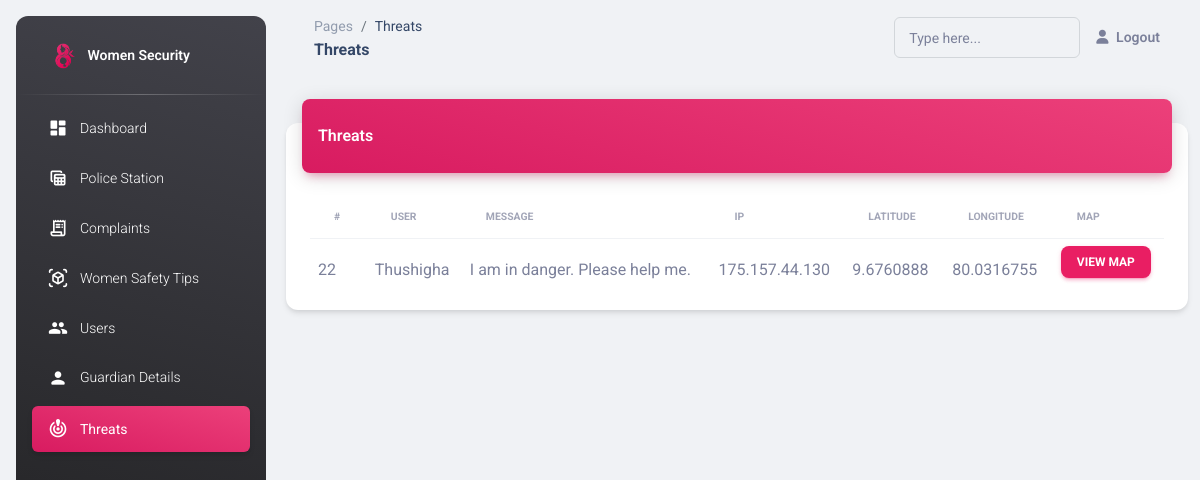
The page /System/WS/threat.php (signed in) on the database its author committed.
### tables this page shows
CREATE TABLE `threats` (
  `id` int(11) NOT NULL,
  `user_name` varchar(250) NOT NULL,
  `message` varchar(250) NOT NULL,
  `ip` varchar(250) NOT NULL,
  `lat` varchar(250) NOT NULL,
  `lng` varchar(250) NOT NULL,
  `map` varchar(250) NOT NULL,
  `datetime` varchar(250) NOT NULL
);

### System/WS/threat.php (the view, shortened to what this page needs)
<?php
include 'header.php';
?>
<?php include 'sidenav.php'; ?>
<main class="main-content position-relative max-height-vh-100 h-100 border-radius-lg ">
    <nav class="navbar navbar-main navbar-expand-lg px-0 mx-4 shadow-none border-radius-xl" id="navbarBlur" data-scroll="true">
        <div class="container-fluid py-1 px-3">
            <nav aria-label="breadcrumb">
                <ol class="breadcrumb bg-transparent mb-0 pb-0 pt-1 px-0 me-sm-6 me-5">
                    <li class="breadcrumb-item text-sm"><a class="opacity-5 text-dark" href="javascript:;">Pages</a></li>
                    <li class="breadcrumb-item text-sm text-dark active" aria-current="page">Threats</li>
                </ol>
                <h6 class="font-weight-bolder mb-0">Threats</h6>
            </nav>
            <div class="collapse navbar-collapse mt-sm-0 mt-2 me-md-0 me-sm-4" id="navbar">
                <div class="ms-md-auto pe-md-3 d-flex align-items-center">
                    <div class="input-group input-group-outline">
                        <label class="form-label">Type here...</label>
                        <input type="text" class="form-control">
                    </div>
                </div>
                <ul class="navbar-nav  justify-content-end">
                    <?php if (isset($_SESSION['user_id'])) : ?>
                        <li class="nav-item d-flex align-items-center">
                            <a href="logout.php" class="nav-link text-body font-weight-bold px-0">
                                <i class="fa fa-user me-sm-1"></i>
                                <span class="d-sm-inline d-none">Logout</span>
                            </a>
                        </li>
                    <?php endif; ?>
                </ul>
            </div>
        </div>
    </nav>
    <div class="container-fluid py-4">
        <div class="row">
            <div class="col-12">
                <div class="card my-4">
                    <div class="card-header p-0 position-relative mt-n4 mx-3 z-index-2">
                        <div class="bg-gradient-primary shadow-primary border-radius-lg pt-4 pb-3">
                            <h6 class="text-white text-capitalize ps-3">Threats</h6>
                        </div>
                    </div>
                    <div class="card-body pb-2">
                        <div class="table-responsive p-0">
                            <?php
                            require_once "dbcon.php";
                            $sql_station = "SELECT * FROM threats";
                            if ($result_station = $pdo->query($sql_station)) {
                                if ($result_station->rowCount() > 0) {
                                    echo '<table class="table align-items-center justify-content-center mb-0">';
                                    echo "<thead>";
                                    echo "<tr>";
                                    echo '<th class="text-uppercase text-secondary text-xxs font-weight-bolder opacity-7">#</th>';
                                    echo '<th class="text-uppercase text-secondary text-xxs font-weight-bolder opacity-7">User</th>';
                                    echo '<th class="text-uppercase text-secondary text-xxs font-weight-bolder opacity-7">Message</th>';
                                    echo '<th class="text-uppercase text-secondary text-xxs font-weight-bolder opacity-7">IP</th>';
                                    echo '<th class="text-uppercase text-secondary text-xxs font-weight-bolder opacity-7">Latitude</th>';
                                    echo '<th class="text-uppercase text-secondary text-xxs font-weight-bolder opacity-7">Longitude</th>';
                                    echo '<th class="text-uppercase text-secondary text-xxs font-weight-bolder opacity-7">Map</th>';
                                    echo "</tr>";
                                    echo "</thead>";
                                    echo "<tbody>";
                                    while ($row = $result_station->fetch()) {
                                        echo "<tr>";
                                        echo "<tr>";
                                        echo "<td>" . $row['id'] . "</td>";
                                        echo "<td>" . $row['user_name'] . "</td>";
                                        echo "<td>" . $row['message'] . "</td>";
                                        echo "<td>" . $row['ip'] . "</td>";
                                        echo "<td>" . $row['lat'] . "</td>";
                                        echo "<td>" . $row['lng'] . "</td>";
                                        echo "<td>";
                                        echo '<a href="' . $row['map'] . '" target="_blank" class="btn btn-sm btn-primary">View Map</a>';
                                        echo "</td>";
                                        echo "</tr>";
                                    }
                                    echo "</tbody>";
                                    echo "</table>";
                                } else {
                                    echo '<div class="alert alert-danger"><em>No records were found.</em></div>';
                                }
                            } else {
                                echo "Oops! Something went wrong. Please try again later.";
                            }
                            ?>
                        </div>
                    </div>
                </div>
            </div>
        </div>
    </div>
</main>
<?php include 'footer.php'; ?>

### rows shown on the page
threats: id "22", user_name "Thushigha", message "I am in danger. Please help me.", ip "175.157.44.130", lat "9.6760888", lng "80.0316755"
